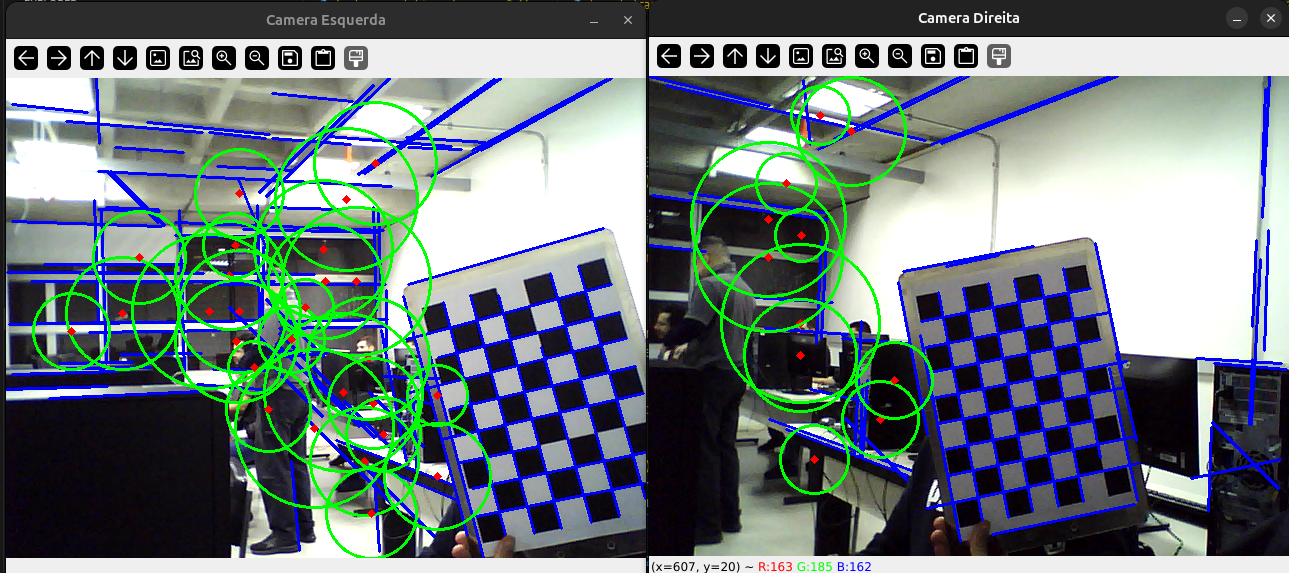
#> input picture relatorios/lab_5/parte_3_B/image.png, 1289 x 573 px, given in place of the camera
$ python hough.py
#> lines starting #> are read from the running program, lines starting #| are printed output that depends on the picture; after the words box and inside, x2 and y2 are one past the last pixel; in counts of white or black regions, pixels touching at a corner belong together
import cv2
import numpy as np

# Inicializar as duas webcams (substitua 0 e 1 se necessário)
cam_esquerda = cv2.VideoCapture(0)
cam_direita = cv2.VideoCapture(2)

# Verificar se ambas estão abertas
if not cam_esquerda.isOpened() or not cam_direita.isOpened():
    print("Erro ao abrir as câmeras.")
    exit()

while True:
    retL, frameL = cam_esquerda.read()
#> frameL is the input picture: shape (573, 1289, 3); mean B, G, R 125.2, 121.7, 109.8
    retR, frameR = cam_direita.read()

    if not retL or not retR:
        print("Erro ao capturar os frames.")
        break

    def detectar_elementos(frame):
        gray = cv2.cvtColor(frame, cv2.COLOR_BGR2GRAY)
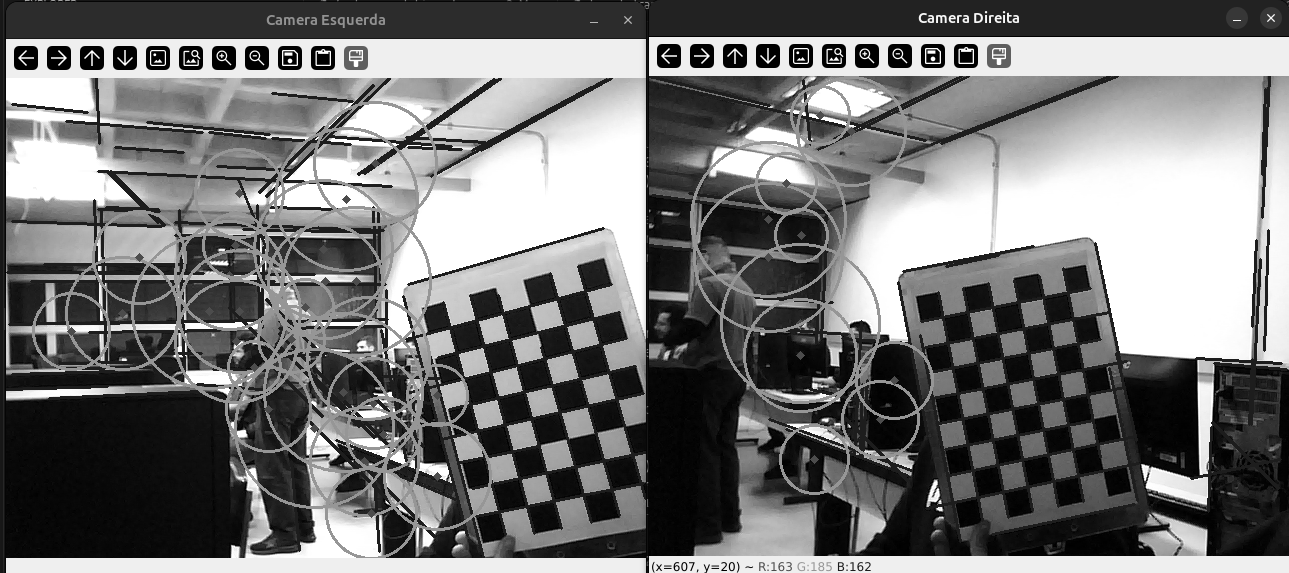
#> gray: shape (573, 1289); min 0, max 255, mean 118.5
        edges = cv2.Canny(gray, 50, 150)
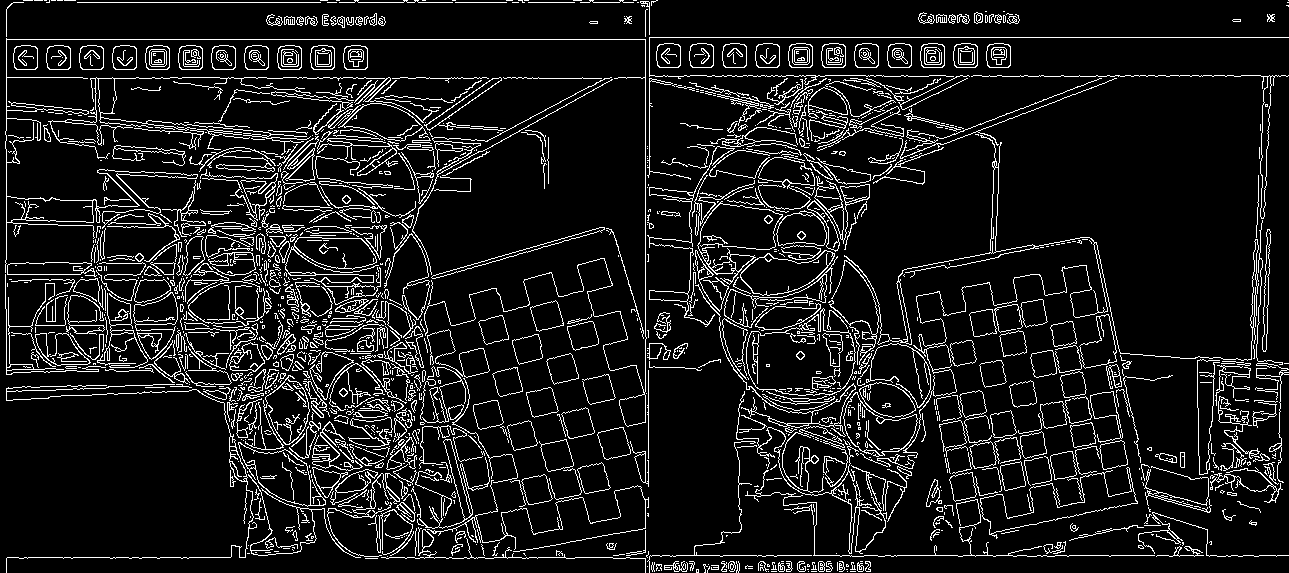
#> edges: shape (573, 1289); 10% white in thin lines or dots

        # Detecção de linhas
        lines = cv2.HoughLinesP(edges, 1, np.pi / 180, 100, minLineLength=50, maxLineGap=10)
#> lines = 396 rows, first 6: [6, 39, 649, 39], [649, 37, 1288, 37], [77, 2, 653, 2], [646, 555, 851, 555], [645, 422, 645, 1], [684, 75, 883, 75]
        if lines is not None:
            for line in lines:
                x1, y1, x2, y2 = line[0]
                cv2.line(frame, (x1, y1), (x2, y2), (255, 0, 0), 2)
#> this loop made 396 passes
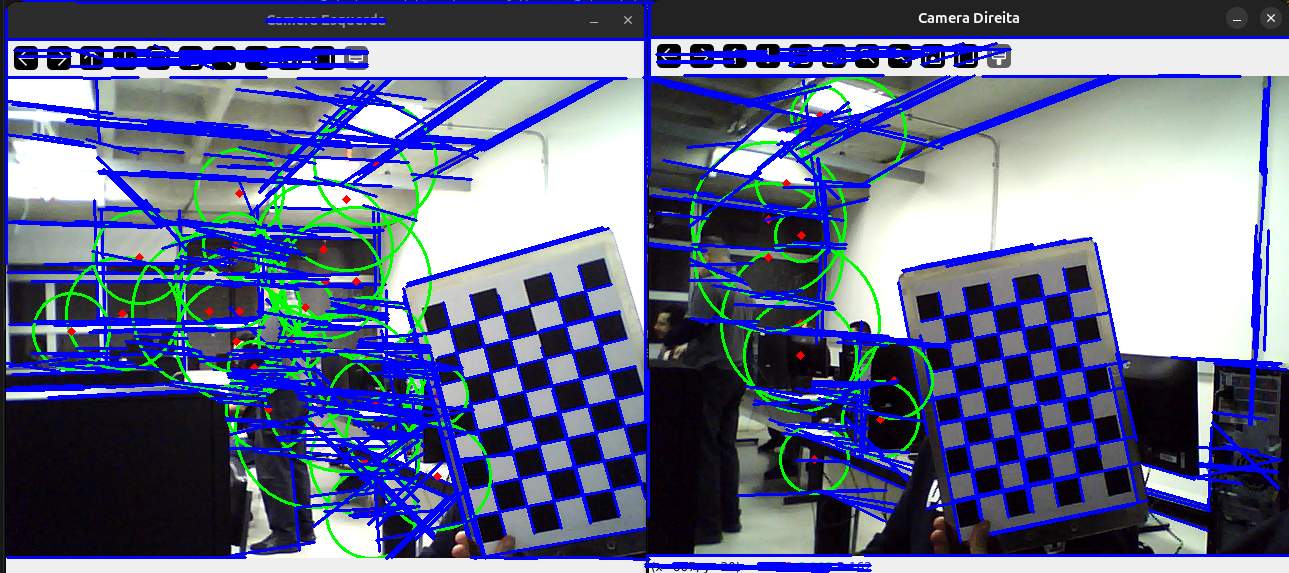
#> frame: shape (573, 1289, 3); 10.98% of pixels changed, all inside (x1, y1, x2, y2) = (4, 0, 1289, 573)

        # Detecção de círculos
        blurred = cv2.medianBlur(gray, 5)
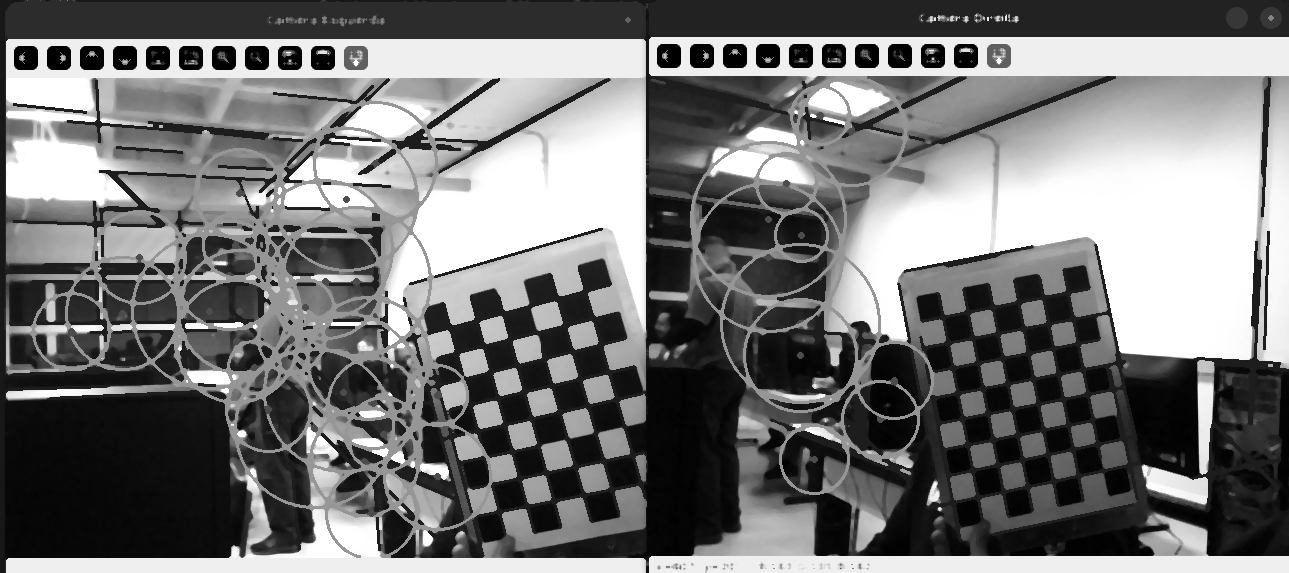
#> blurred: shape (573, 1289); min 0, max 255, mean 118.2
        circles = cv2.HoughCircles(
            blurred,
            cv2.HOUGH_GRADIENT,
            dp=1.2,
            minDist=gray.shape[0]//16,
            param1=100,
            param2=40,
            minRadius=20,
            maxRadius=80
        )
#> circles = 91 rows, first 8: [766.2, 219, 76.64], [345, 198.6, 72.68], [313.8, 427.8, 76.64], [802.2, 324.6, 79.28], [767.4, 257.4, 75.32], [357, 280.2, 71.36], [814.2, 459, 35.72], [343.8, 396.6, 76.64]
        if circles is not None:
            circles = np.uint16(np.around(circles))
#> circles = 91 rows, first 8: [766, 219, 77], [345, 199, 73], [314, 428, 77], [802, 325, 79], [767, 257, 75], [357, 280, 71], [814, 459, 36], [344, 397, 77]
            for c in circles[0, :]:
                cv2.circle(frame, (c[0], c[1]), c[2], (0, 255, 0), 2)
                cv2.circle(frame, (c[0], c[1]), 2, (0, 0, 255), 3)
#> this loop made 91 passes
#> c on passes 1 to 12: [766, 219, 77], [345, 199, 73], [314, 428, 77], [802, 325, 79], [767, 257, 75], [357, 280, 71], [814, 459, 36], [344, 397, 77], [437, 477, 50], [331, 317, 79], [316, 259, 79], [377, 163, 61]
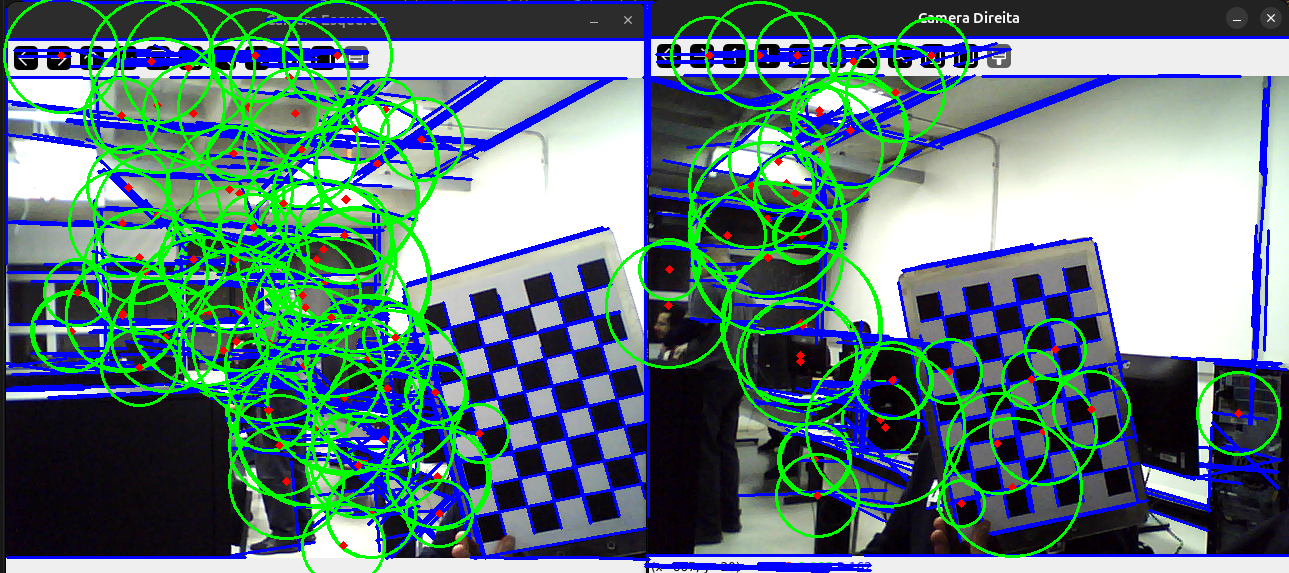
#> frame: shape (573, 1289, 3); 9.58% of pixels changed, all inside (x1, y1, x2, y2) = (3, 0, 1281, 573)

        return frame

    # Aplicar detecção nos dois frames
    processadoL = detectar_elementos(frameL.copy())
    processadoR = detectar_elementos(frameR.copy())
#> the loop in detectar_elementos (call 2), `for line in lines:` made 396 passes
#> in detectar_elementos (call 2), `circles = cv2.HoughCircles( blurred, cv2.HOUGH_GRADIENT, dp=1.2, minDi..`: circles = 91 rows, first 8: [766.2, 219, 76.64], [345, 198.6, 72.68], [313.8, 427.8, 76.64], [802.2, 324.6, 79.28], [767.4, 257.4, 75.32], [357, 280.2, 71.36], [814.2, 459, 35.72], [343.8, 396.6, 76.64]
#> in detectar_elementos (call 2), `circles = np.uint16(np.around(circles))`: circles = 91 rows, first 8: [766, 219, 77], [345, 199, 73], [314, 428, 77], [802, 325, 79], [767, 257, 75], [357, 280, 71], [814, 459, 36], [344, 397, 77]
#> the loop in detectar_elementos (call 2), `for c in circles[0, :]:` made 91 passes

    # Mostrar os dois vídeos lado a lado
    cv2.imshow("Camera Esquerda", processadoL)
    cv2.imshow("Camera Direita", processadoR)

    if cv2.waitKey(1) & 0xFF == ord('q'):
#> (key q is pressed here)
        break

cam_esquerda.release()
cam_direita.release()
cv2.destroyAllWindows()
